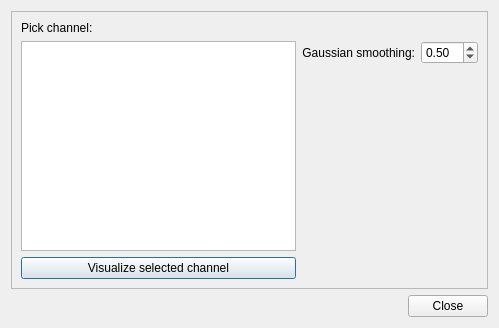
<?xml version="1.0" encoding="UTF-8"?>
<ui version="4.0">
 <class>VisualizeEpochChannelDialog</class>
 <widget class="QDialog" name="VisualizeEpochChannelDialog">
  <property name="geometry">
   <rect>
    <x>0</x>
    <y>0</y>
    <width>499</width>
    <height>328</height>
   </rect>
  </property>
  <property name="windowTitle">
   <string>Meggie - Visualize epoch channels</string>
  </property>
  <layout class="QGridLayout" name="gridLayout_3">
   <item row="0" column="0">
    <widget class="QScrollArea" name="scrollArea">
     <property name="widgetResizable">
      <bool>true</bool>
     </property>
     <widget class="QWidget" name="scrollAreaWidgetContents">
      <property name="geometry">
       <rect>
        <x>0</x>
        <y>0</y>
        <width>479</width>
        <height>269</height>
       </rect>
      </property>
      <layout class="QGridLayout" name="gridLayout">
       <item row="0" column="0">
        <widget class="QLabel" name="labelChannels">
         <property name="text">
          <string>Pick channel:</string>
         </property>
        </widget>
       </item>
       <item row="1" column="1">
        <layout class="QVBoxLayout" name="verticalLayout_2">
         <item>
          <layout class="QHBoxLayout" name="horizontalLayout">
           <property name="leftMargin">
            <number>0</number>
           </property>
           <item>
            <widget class="QLabel" name="labelSigma">
             <property name="text">
              <string>Gaussian smoothing:</string>
             </property>
             <property name="alignment">
              <set>Qt::AlignRight|Qt::AlignTrailing|Qt::AlignVCenter</set>
             </property>
            </widget>
           </item>
           <item>
            <widget class="QDoubleSpinBox" name="doubleSpinBoxSigma">
             <property name="singleStep">
              <double>0.050000000000000</double>
             </property>
             <property name="value">
              <double>0.500000000000000</double>
             </property>
            </widget>
           </item>
          </layout>
         </item>
         <item>
          <spacer name="verticalSpacer">
           <property name="orientation">
            <enum>Qt::Vertical</enum>
           </property>
           <property name="sizeHint" stdset="0">
            <size>
             <width>20</width>
             <height>40</height>
            </size>
           </property>
          </spacer>
         </item>
        </layout>
       </item>
       <item row="1" column="0">
        <widget class="QListWidget" name="listWidgetChannels"/>
       </item>
       <item row="2" column="0">
        <widget class="QPushButton" name="pushButtonVisualizeChannel">
         <property name="text">
          <string>Visualize selected channel</string>
         </property>
        </widget>
       </item>
      </layout>
     </widget>
    </widget>
   </item>
   <item row="1" column="0">
    <layout class="QHBoxLayout" name="horizontalLayout_2">
     <item>
      <spacer name="horizontalSpacer">
       <property name="orientation">
        <enum>Qt::Horizontal</enum>
       </property>
       <property name="sizeHint" stdset="0">
        <size>
         <width>40</width>
         <height>20</height>
        </size>
       </property>
      </spacer>
     </item>
     <item>
      <widget class="QPushButton" name="pushButtonClose">
       <property name="text">
        <string>Close</string>
       </property>
      </widget>
     </item>
    </layout>
   </item>
  </layout>
 </widget>
 <resources/>
 <connections>
  <connection>
   <sender>pushButtonClose</sender>
   <signal>clicked()</signal>
   <receiver>VisualizeEpochChannelDialog</receiver>
   <slot>reject()</slot>
   <hints>
    <hint type="sourcelabel">
     <x>462</x>
     <y>264</y>
    </hint>
    <hint type="destinationlabel">
     <x>304</x>
     <y>253</y>
    </hint>
   </hints>
  </connection>
 </connections>
</ui>
